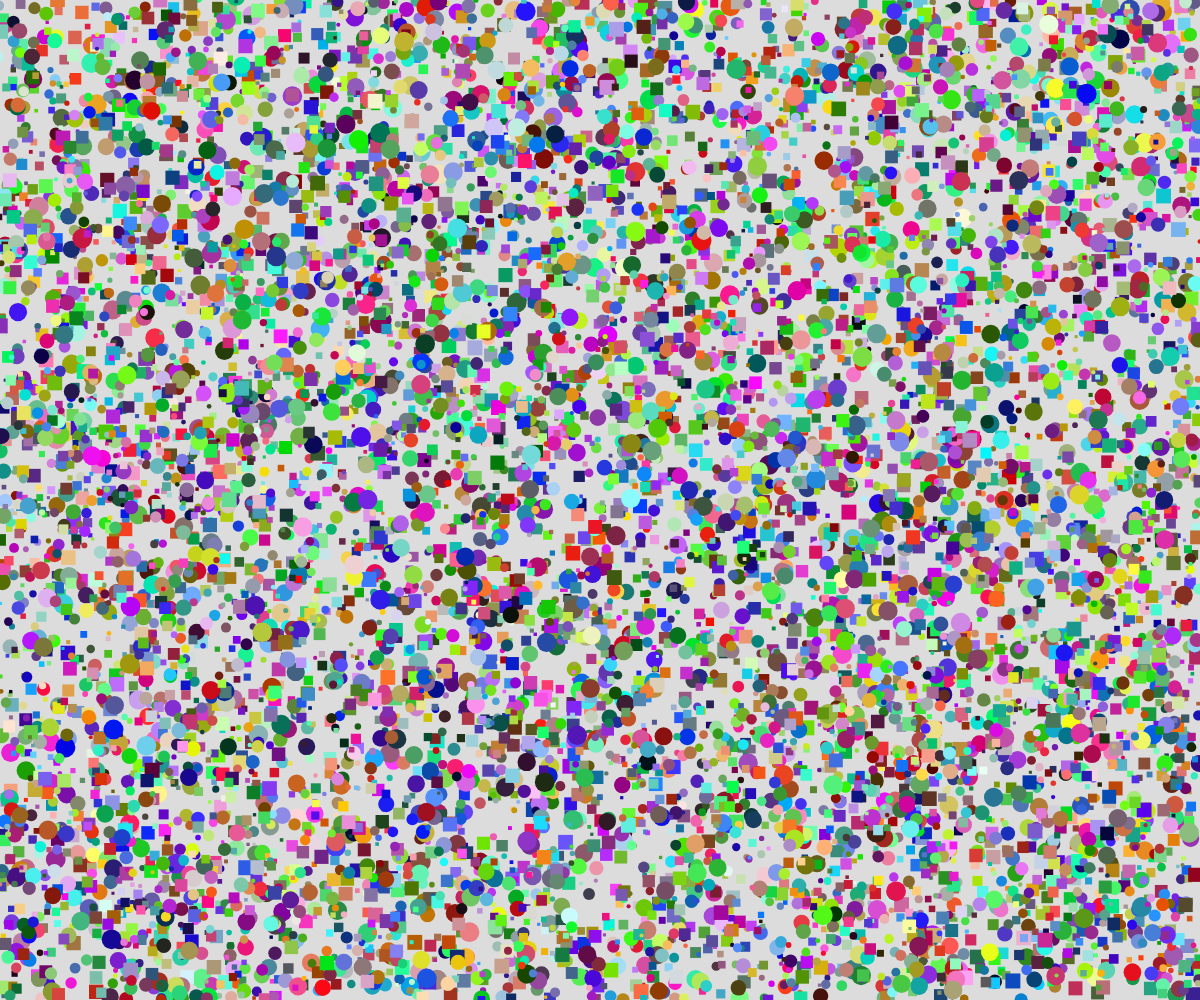
Frame 1 (no input)
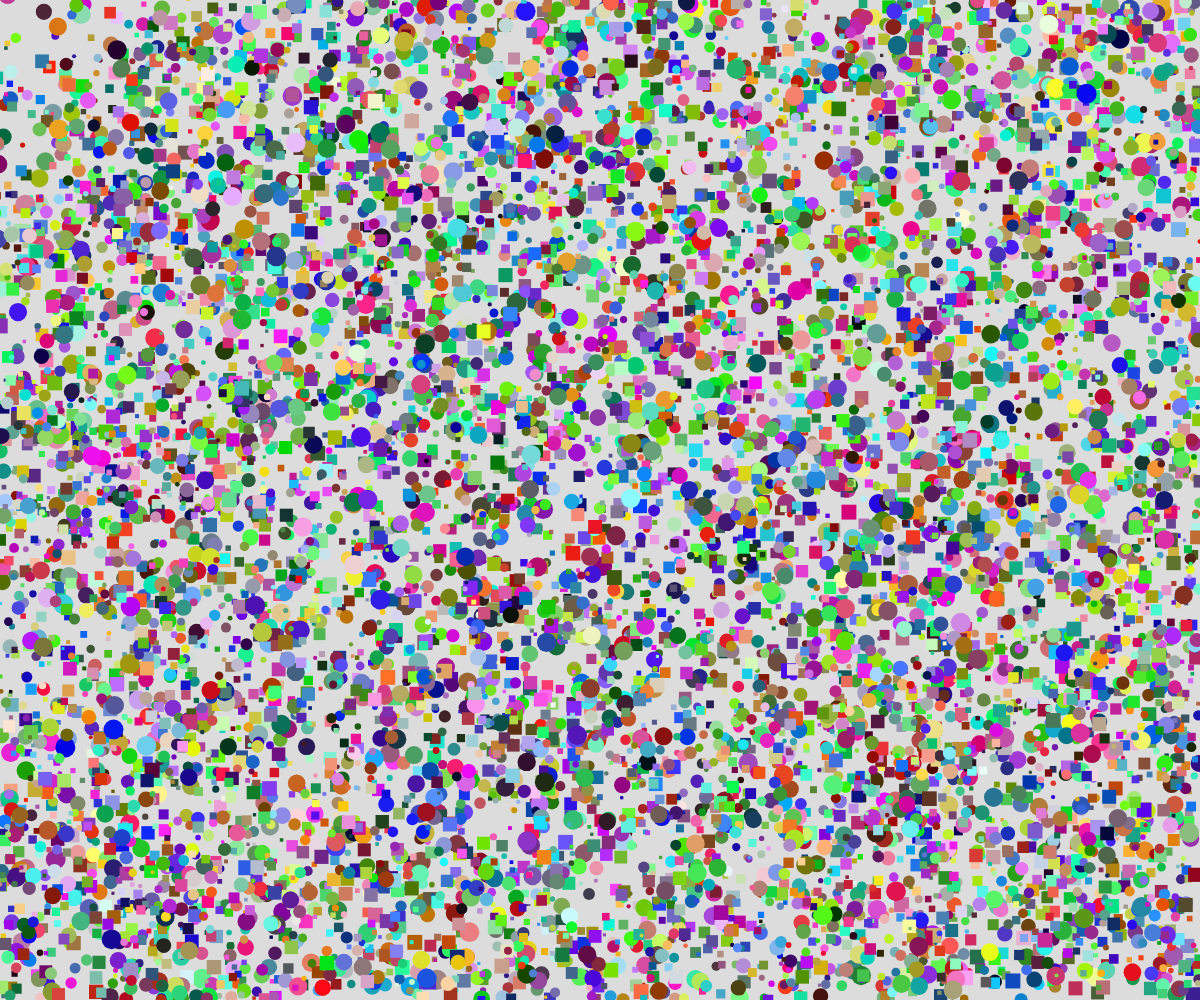
Frame 60 (no input)
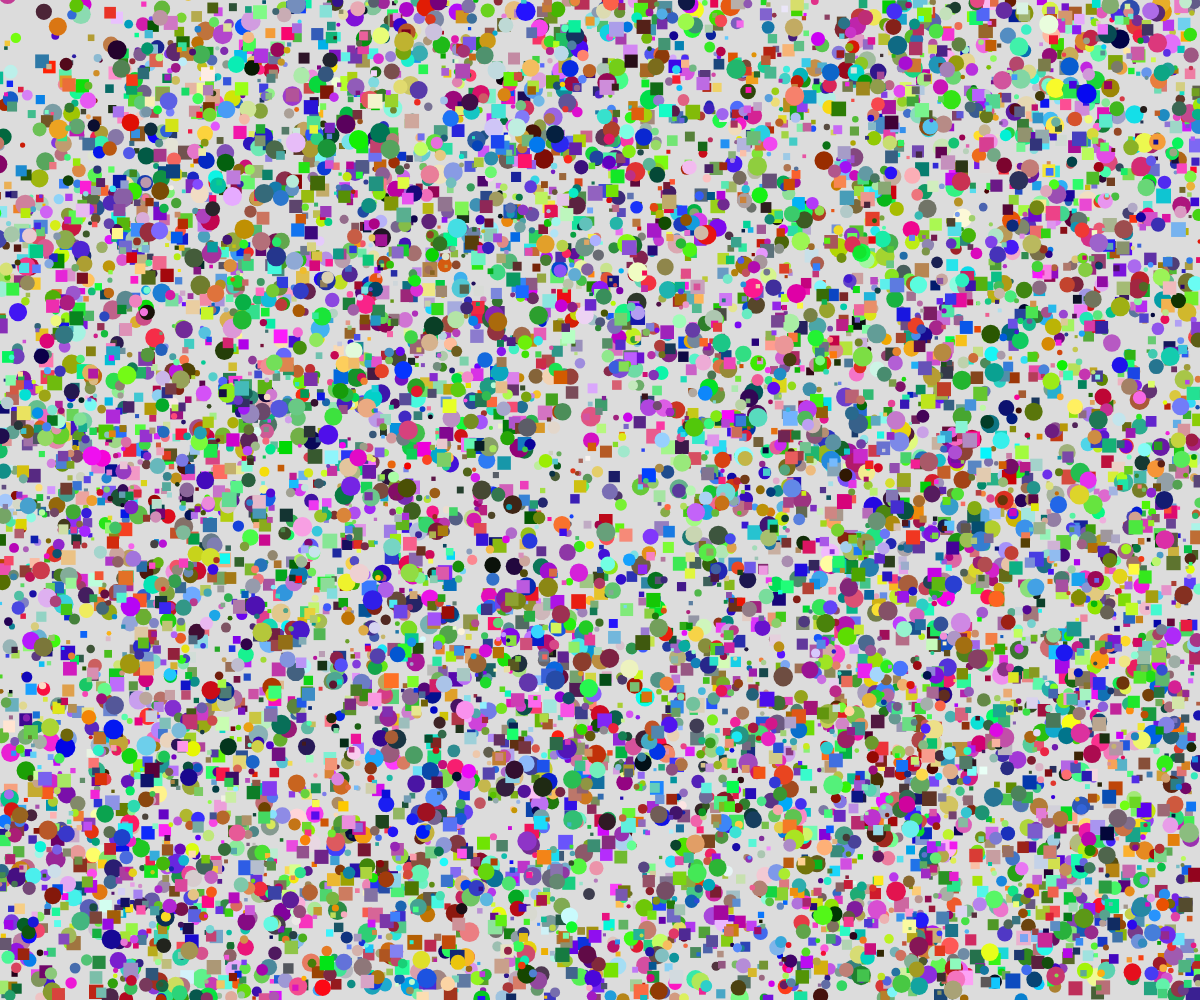
Frame 120 (the mouse pressed at the canvas centre since frame 60)

The p5.js sketch that drew these frames (run headless with seeded random() and noise() and a simulated clock; from frame 60 on, the mouse is pressed at the canvas centre):

// p5.js sketch
// ── sketch.js
// Shape Inheritance OOP

class Shape {
  constructor(x, y, color) {
    this.x = x;
    this.y = y;
    this.color = color;
  }

  display() {
    let mouseDist = dist(this.x, this.y, mouseX, mouseY);
    fill(this.color);
    noStroke();
  }

  move() {
    let mouseDist = dist(this.x, this.y, mouseX, mouseY);
    let speed = max(0, map(mouseDist, 0, 0.3*height, 20, 0));
    this.x += random(-speed, speed);
    this.y += random(-speed, speed);
  }
}

class Circle extends Shape {
  constructor(x, y, color, radius) {
    super(x, y, color);
    this.radius = radius;
  }

  display() {
    super.display();
    ellipse(this.x, this.y, this.radius*2);
  }
}

class Sqaure extends Shape {
  constructor(x, y, color, length) {
    super(x, y, color);
    this.length = length;
  }

  display() {
    super.display();
    rectMode(CENTER);
    rect(this.x, this.y, this.length, this.length);
  }
}

let shapes = [];

function setup() {
  createCanvas(windowWidth, windowHeight);
  for (let i=0; i<10000; i++) {
    let aColor = color(random(255), random(255), random(255));
    if (random(1) < 0.5) {
      shapes.push(new Circle(random(width), random(height), aColor, random(2, 10)));
    } else {
      shapes.push(new Sqaure(random(width), random(height), aColor, random(3, 15)));
    }
  }
}

function draw() {
  background(220);
  for (let s of shapes) {
    s.move();
    s.display();
  }
}
